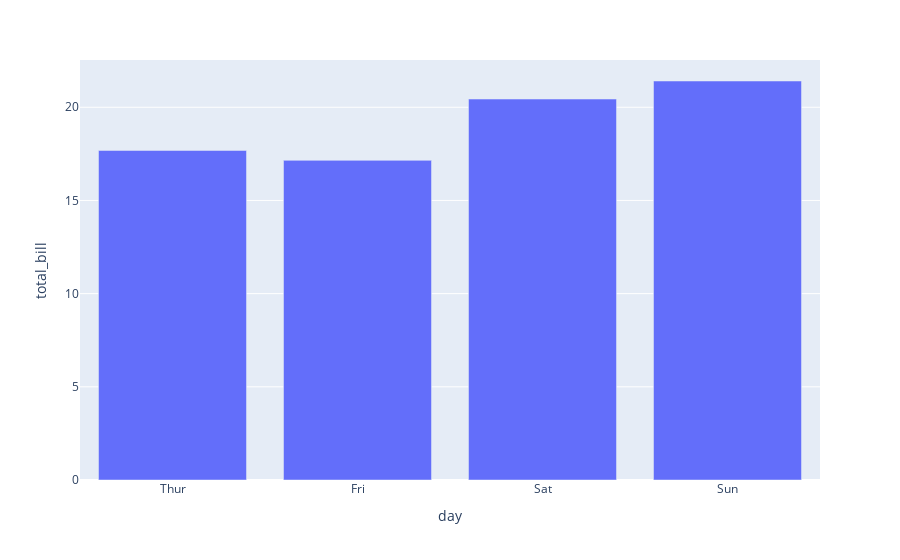

Notebook code for this chart:
### Code cell
xp.bar(data_frame=df_days, x='day', y='total_bill')

### Figure 1 — Plotly figure (JSON) as saved in the notebook; plotly's stock layout.template omitted (floating-point values rounded to 4 significant figures)
{"data": [{"alignmentgroup": "True", "hovertemplate": "day=%{x}<br>total_bill=%{y}<extra></extra>", "legendgroup": "", "marker": {"color": "#636efa", "pattern": {"shape": ""}}, "name": "", "offsetgroup": "", "orientation": "v", "showlegend": false, "textposition": "auto", "type": "bar", "x": ["Thur", "Fri", "Sat", "Sun"], "xaxis": "x", "y": [17.68, 17.15, 20.44, 21.41], "yaxis": "y"}], "layout": {"autosize": true, "barmode": "relative", "legend": {"tracegroupgap": 0}, "margin": {"t": 60}, "xaxis": {"anchor": "y", "autorange": true, "domain": [0, 1], "range": [-0.5, 3.5], "title": {"text": "day"}, "type": "category"}, "yaxis": {"anchor": "x", "autorange": true, "domain": [0, 1], "range": [0, 22.54], "title": {"text": "total_bill"}, "type": "linear"}}}
